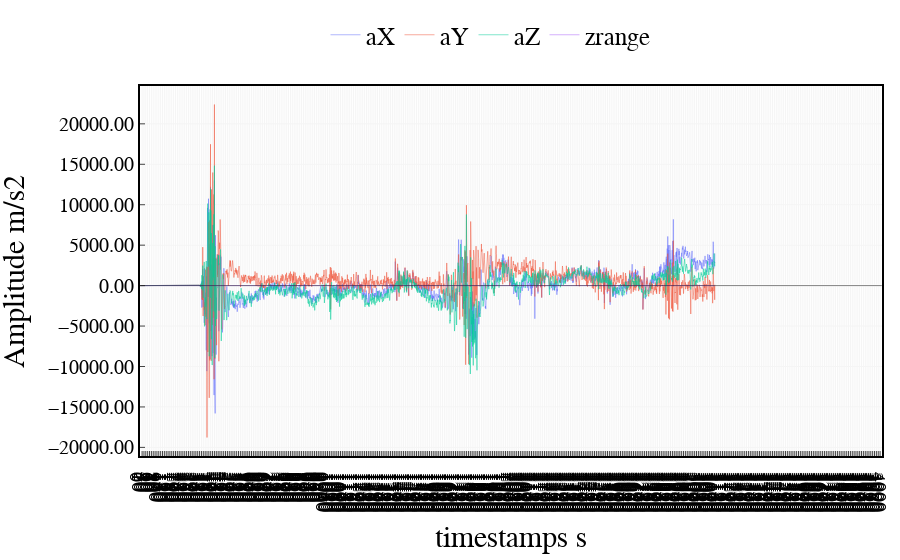

Write notebook code for a chart like this one.
### Code cell
import scipy.signal as signal_p

# Define filter parameters
fs = 100  # Sampling frequency
fc = 40  # Cutoff frequency
order = 6  # Filter order
# Create low-pass Butterworth filter
b, a = signal_p.butter(order, fc / (fs / 2), btype='low')

# Apply filter to signal data
signalf = signal_p.filtfilt(b, a, imu_data[:,:9], axis=0)
timestamp = np.asarray(list(range(4000)))
fig = go.Figure()
fig.add_trace(go.Scatter(x=timestamp, y=signalf[:,4]-signalf[:,3],
                    mode='lines',
                    line=dict(width=0.5),
                    name='aX'))
fig.add_trace(go.Scatter(x=timestamp, y=signalf[:,5]-signalf[:,3],
                    mode='lines',
                    line=dict(width=0.5),
                    name='aY'))
fig.add_trace(go.Scatter(x=timestamp, y=signalf[:,6]-signalf[:,3],
                    mode='lines',
                    line=dict(width=0.5),
                    name='aZ'))

fig.add_trace(go.Scatter(x=timestamp, y=imu_data[:,-1]/1000,
                    mode='lines',
                    line=dict(width=0.5),
                    name='zrange'))


# # Add a rectangle to the plot
# fig.add_shape(type='rect',
#               x0=0,
#               y0=-2,
#               x1=10,
#               y1=2,
#               line=dict(color='blue', width=0.5),
#             #   fillcolor='lightblue',
#               opacity=0.5)

fig.add_shape(type='line',
                x0=0,
                y0=0,
                x1=timestamp[-1].astype(float),
                y1=0,
                line=dict(color='black', width=0.5),
            #   fillcolor='lightblue',
                opacity=1)

    
    


fig.update_layout(xaxis_title='timestamps s',
                        yaxis_title='Amplitude m/s2',
                        font=dict(size=25, family='Arial', color='rgb(0, 0, 0)'),
                        margin={'l': 15, 'r': 15, 't': 15, 'b': 15},
                        # width=1000, height=400,
                        legend=dict(
                            yanchor="top",
                            y=1.2,
                            xanchor="left",
                            x = 0.25,
                            font=dict(
                                family='Arial',
                                size=25,
                                color='rgb(0, 0, 0)',
                            ),
                            orientation="h",
                            # bordercolor="Black",
                            # borderwidth=1
                        ),
                        plot_bgcolor='rgb(255,255,255)',
                        xaxis=dict(
                            showline=True,
                            linecolor='rgb(0, 0, 0)',
                            linewidth=2,
                            ticks='inside',
                            tickfont=dict(
                                family='Arial',
                                size=20,
                                color='rgb(0, 0, 0)',
                            ),
                            tick0 = 150,
                            dtick = 10,
                            gridcolor='rgb(245, 245, 245)',
                            mirror=True
                        ),
                        yaxis=dict(
                            # range = [0, 1],
                            showline=True,
                            linecolor='rgb(0, 0, 0)',
                            linewidth=2,
                            ticks='inside',
                            tickfont=dict(
                                family='Arial',
                                size=20,
                                color='rgb(0, 0, 0)',
                            ),
                            tickformat='.2f',   # y轴刻度分辨率
                            gridcolor='rgb(245, 245, 245)',
                            mirror=True
                        ),
        )

fig.show()

### Figure 1 — Plotly figure (JSON) as saved in the notebook; plotly's stock layout.template omitted (floating-point values rounded to 4 significant figures; data arrays with more than 128 entries replaced by an {"elided": "..."} marker saying what was removed)
{"data": [{"line": {"width": 0.5}, "mode": "lines", "name": "aX", "type": "scatter", "x": {"elided": "4000 int values"}, "y": {"elided": "3100 float values"}}, {"line": {"width": 0.5}, "mode": "lines", "name": "aY", "type": "scatter", "x": {"elided": "4000 int values"}, "y": {"elided": "3100 float values"}}, {"line": {"width": 0.5}, "mode": "lines", "name": "aZ", "type": "scatter", "x": {"elided": "4000 int values"}, "y": {"elided": "3100 float values"}}, {"line": {"width": 0.5}, "mode": "lines", "name": "zrange", "type": "scatter", "x": {"elided": "4000 int values"}, "y": {"elided": "3100 float values"}}], "layout": {"font": {"color": "rgb(0, 0, 0)", "family": "Arial", "size": 25}, "legend": {"font": {"color": "rgb(0, 0, 0)", "family": "Arial", "size": 25}, "orientation": "h", "x": 0.25, "xanchor": "left", "y": 1.2, "yanchor": "top"}, "margin": {"b": 15, "l": 15, "r": 15, "t": 15}, "plot_bgcolor": "rgb(255,255,255)", "shapes": [{"line": {"color": "black", "width": 0.5}, "opacity": 1, "type": "line", "x0": 0, "x1": 3999, "y0": 0, "y1": 0}], "xaxis": {"dtick": 10, "gridcolor": "rgb(245, 245, 245)", "linecolor": "rgb(0, 0, 0)", "linewidth": 2, "mirror": true, "showline": true, "tick0": 150, "tickfont": {"color": "rgb(0, 0, 0)", "family": "Arial", "size": 20}, "ticks": "inside", "title": {"text": "timestamps s"}}, "yaxis": {"gridcolor": "rgb(245, 245, 245)", "linecolor": "rgb(0, 0, 0)", "linewidth": 2, "mirror": true, "showline": true, "tickfont": {"color": "rgb(0, 0, 0)", "family": "Arial", "size": 20}, "tickformat": ".2f", "ticks": "inside", "title": {"text": "Amplitude m/s2"}}}}
